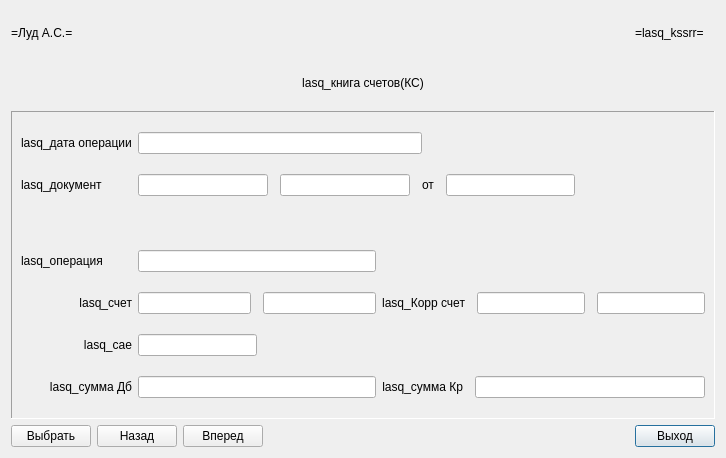
<?xml version="1.0" encoding="UTF-8"?>
<ui version="4.0">
 <class>lasq_kssrr</class>
 <widget class="QDialog" name="lasq_kssrr">
  <property name="windowModality">
   <enum>Qt::ApplicationModal</enum>
  </property>
  <property name="geometry">
   <rect>
    <x>0</x>
    <y>0</y>
    <width>726</width>
    <height>458</height>
   </rect>
  </property>
  <property name="windowTitle">
   <string>lasq_kssrr</string>
  </property>
  <layout class="QGridLayout" name="gridLayout">
   <item row="0" column="1">
    <widget class="QLabel" name="lasq_kssrr_xxprg_l">
     <property name="text">
      <string>=lasq_kssrr=</string>
     </property>
    </widget>
   </item>
   <item row="4" column="1">
    <widget class="QPushButton" name="lasq_kssrr_exit_c">
     <property name="text">
      <string>Выход</string>
     </property>
    </widget>
   </item>
   <item row="0" column="0">
    <widget class="QLabel" name="lasq_kssrr_xxlas_l">
     <property name="text">
      <string>=Луд А.С.=</string>
     </property>
    </widget>
   </item>
   <item row="4" column="0">
    <layout class="QHBoxLayout" name="horizontalLayout_5">
     <item>
      <widget class="QPushButton" name="lasq_kssrr_grid_c">
       <property name="text">
        <string>Выбрать</string>
       </property>
      </widget>
     </item>
     <item>
      <widget class="QPushButton" name="lasq_kssrr_back_c">
       <property name="text">
        <string>Назад</string>
       </property>
      </widget>
     </item>
     <item>
      <widget class="QPushButton" name="lasq_kssrr_next_c">
       <property name="text">
        <string>Вперед</string>
       </property>
      </widget>
     </item>
     <item>
      <spacer name="horizontalSpacer_2">
       <property name="orientation">
        <enum>Qt::Horizontal</enum>
       </property>
       <property name="sizeHint" stdset="0">
        <size>
         <width>40</width>
         <height>20</height>
        </size>
       </property>
      </spacer>
     </item>
    </layout>
   </item>
   <item row="3" column="0" colspan="2">
    <widget class="QFrame" name="lasq_kssrr_b1">
     <property name="frameShape">
      <enum>QFrame::Panel</enum>
     </property>
     <property name="frameShadow">
      <enum>QFrame::Sunken</enum>
     </property>
     <property name="lineWidth">
      <number>1</number>
     </property>
     <property name="midLineWidth">
      <number>1</number>
     </property>
     <layout class="QGridLayout" name="gridLayout_2">
      <property name="topMargin">
       <number>20</number>
      </property>
      <property name="bottomMargin">
       <number>20</number>
      </property>
      <property name="verticalSpacing">
       <number>20</number>
      </property>
      <item row="7" column="0">
       <widget class="QLabel" name="lasq_kssrr_rubdb_l">
        <property name="text">
         <string>lasq_сумма Дб</string>
        </property>
        <property name="alignment">
         <set>Qt::AlignRight|Qt::AlignTrailing|Qt::AlignVCenter</set>
        </property>
       </widget>
      </item>
      <item row="7" column="1">
       <widget class="QLineEdit" name="lasq_kssrr_rubdb_e"/>
      </item>
      <item row="4" column="1">
       <widget class="QLineEdit" name="lasq_kssrr_to_e"/>
      </item>
      <item row="4" column="0">
       <widget class="QLabel" name="lasq_kssrr_to_l">
        <property name="text">
         <string>lasq_операция</string>
        </property>
        <property name="alignment">
         <set>Qt::AlignLeading|Qt::AlignLeft|Qt::AlignVCenter</set>
        </property>
       </widget>
      </item>
      <item row="3" column="0">
       <widget class="QLabel" name="lasq_kssrr_rub_l">
        <property name="text">
         <string/>
        </property>
        <property name="alignment">
         <set>Qt::AlignLeading|Qt::AlignLeft|Qt::AlignVCenter</set>
        </property>
       </widget>
      </item>
      <item row="0" column="1" colspan="2">
       <layout class="QHBoxLayout" name="horizontalLayout_8">
        <item>
         <widget class="QLineEdit" name="lasq_kssrr_data_e"/>
        </item>
        <item>
         <spacer name="horizontalSpacer_4">
          <property name="orientation">
           <enum>Qt::Horizontal</enum>
          </property>
          <property name="sizeHint" stdset="0">
           <size>
            <width>40</width>
            <height>20</height>
           </size>
          </property>
         </spacer>
        </item>
       </layout>
      </item>
      <item row="1" column="0">
       <widget class="QLabel" name="lasq_kssrr_dokk_l">
        <property name="text">
         <string>lasq_документ</string>
        </property>
        <property name="alignment">
         <set>Qt::AlignLeading|Qt::AlignLeft|Qt::AlignVCenter</set>
        </property>
       </widget>
      </item>
      <item row="6" column="1">
       <layout class="QHBoxLayout" name="horizontalLayout_4">
        <property name="spacing">
         <number>12</number>
        </property>
        <item>
         <widget class="QLineEdit" name="lasq_kssrr_sae_e"/>
        </item>
        <item>
         <spacer name="horizontalSpacer_5">
          <property name="orientation">
           <enum>Qt::Horizontal</enum>
          </property>
          <property name="sizeHint" stdset="0">
           <size>
            <width>40</width>
            <height>20</height>
           </size>
          </property>
         </spacer>
        </item>
       </layout>
      </item>
      <item row="5" column="2">
       <layout class="QHBoxLayout" name="horizontalLayout_2">
        <property name="spacing">
         <number>12</number>
        </property>
        <item>
         <widget class="QLabel" name="lasq_kssrr_ks_l">
          <property name="text">
           <string>lasq_Корр счет</string>
          </property>
          <property name="alignment">
           <set>Qt::AlignRight|Qt::AlignTrailing|Qt::AlignVCenter</set>
          </property>
         </widget>
        </item>
        <item>
         <widget class="QLineEdit" name="lasq_kssrr_kr_e"/>
        </item>
        <item>
         <widget class="QLineEdit" name="lasq_kssrr_ksn_e"/>
        </item>
       </layout>
      </item>
      <item row="5" column="1">
       <layout class="QHBoxLayout" name="horizontalLayout_3">
        <property name="spacing">
         <number>12</number>
        </property>
        <item>
         <widget class="QLineEdit" name="lasq_kssrr_s_e"/>
        </item>
        <item>
         <widget class="QLineEdit" name="lasq_kssrr_sn_e"/>
        </item>
       </layout>
      </item>
      <item row="6" column="0">
       <widget class="QLabel" name="lasq_kssrr_sae_l">
        <property name="text">
         <string>lasq_сае</string>
        </property>
        <property name="alignment">
         <set>Qt::AlignRight|Qt::AlignTrailing|Qt::AlignVCenter</set>
        </property>
       </widget>
      </item>
      <item row="0" column="0">
       <widget class="QLabel" name="lasq_kssrr_data_l">
        <property name="text">
         <string>lasq_дата операции</string>
        </property>
        <property name="alignment">
         <set>Qt::AlignLeading|Qt::AlignLeft|Qt::AlignVCenter</set>
        </property>
       </widget>
      </item>
      <item row="5" column="0">
       <widget class="QLabel" name="lasq_kssrr_s_l">
        <property name="text">
         <string>lasq_счет</string>
        </property>
        <property name="alignment">
         <set>Qt::AlignRight|Qt::AlignTrailing|Qt::AlignVCenter</set>
        </property>
       </widget>
      </item>
      <item row="1" column="1" colspan="2">
       <layout class="QHBoxLayout" name="horizontalLayout_7">
        <property name="spacing">
         <number>12</number>
        </property>
        <item>
         <widget class="QLineEdit" name="lasq_kssrr_dokk_e"/>
        </item>
        <item>
         <widget class="QLineEdit" name="lasq_kssrr_dokn_e"/>
        </item>
        <item>
         <widget class="QLabel" name="lasq_kssrr_dokd_l">
          <property name="text">
           <string>от</string>
          </property>
          <property name="alignment">
           <set>Qt::AlignLeading|Qt::AlignLeft|Qt::AlignVCenter</set>
          </property>
         </widget>
        </item>
        <item>
         <widget class="QLineEdit" name="lasq_kssrr_dokd_e"/>
        </item>
        <item>
         <spacer name="horizontalSpacer_7">
          <property name="orientation">
           <enum>Qt::Horizontal</enum>
          </property>
          <property name="sizeHint" stdset="0">
           <size>
            <width>40</width>
            <height>20</height>
           </size>
          </property>
         </spacer>
        </item>
       </layout>
      </item>
      <item row="7" column="2">
       <layout class="QHBoxLayout" name="horizontalLayout_9">
        <property name="spacing">
         <number>12</number>
        </property>
        <item>
         <widget class="QLabel" name="lasq_kssrr_rubkr_l">
          <property name="text">
           <string>lasq_сумма Кр</string>
          </property>
          <property name="alignment">
           <set>Qt::AlignRight|Qt::AlignTrailing|Qt::AlignVCenter</set>
          </property>
         </widget>
        </item>
        <item>
         <widget class="QLineEdit" name="lasq_kssrr_rubkr_e"/>
        </item>
       </layout>
      </item>
     </layout>
    </widget>
   </item>
   <item row="1" column="0" colspan="2">
    <widget class="QLabel" name="lasq_kssrr_xxtitle_l">
     <property name="text">
      <string>lasq_книга счетов(КС)</string>
     </property>
     <property name="alignment">
      <set>Qt::AlignCenter</set>
     </property>
    </widget>
   </item>
  </layout>
 </widget>
 <tabstops>
  <tabstop>lasq_kssrr_data_e</tabstop>
  <tabstop>lasq_kssrr_dokk_e</tabstop>
  <tabstop>lasq_kssrr_dokn_e</tabstop>
  <tabstop>lasq_kssrr_dokd_e</tabstop>
  <tabstop>lasq_kssrr_to_e</tabstop>
  <tabstop>lasq_kssrr_s_e</tabstop>
  <tabstop>lasq_kssrr_sn_e</tabstop>
  <tabstop>lasq_kssrr_kr_e</tabstop>
  <tabstop>lasq_kssrr_ksn_e</tabstop>
  <tabstop>lasq_kssrr_sae_e</tabstop>
  <tabstop>lasq_kssrr_rubdb_e</tabstop>
  <tabstop>lasq_kssrr_rubkr_e</tabstop>
  <tabstop>lasq_kssrr_grid_c</tabstop>
  <tabstop>lasq_kssrr_back_c</tabstop>
  <tabstop>lasq_kssrr_next_c</tabstop>
  <tabstop>lasq_kssrr_exit_c</tabstop>
 </tabstops>
 <resources/>
 <connections/>
</ui>
